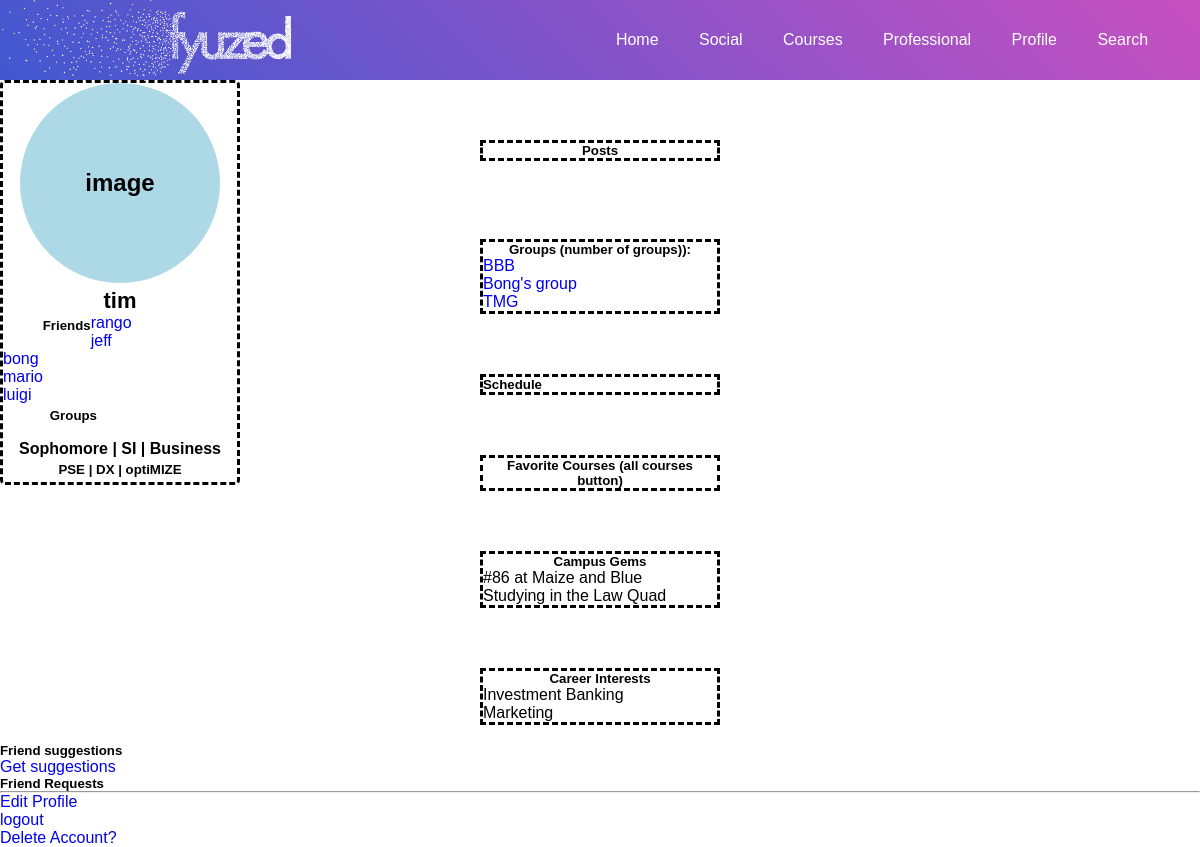
The app's page /users/profile/tim/ (signed in), older data.
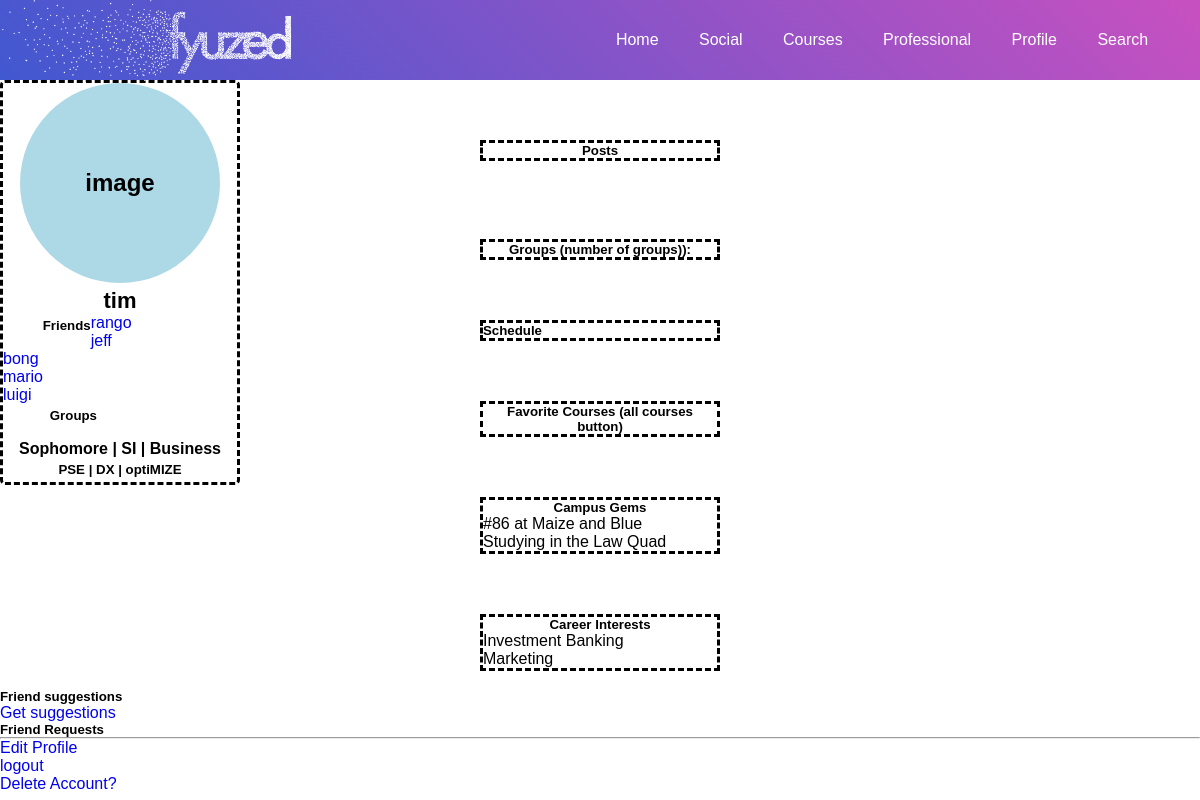
The same page, newer data.
### users/models.py (models this page shows, shortened)
class CustomUser(AbstractUser):
    slug = models.SlugField(unique=True, default="user_account_outdated")
    friend_list = models.ManyToManyField('CustomUser', related_name="friends")
    friend_requests = models.ManyToManyField('CustomUser', related_name="friendrequests")
    def __str__(self):
        return self.username

### group/models.py (models this page shows, shortened)
class Group(models.Model):
    name = models.CharField(max_length=50, unique=True)
    description = models.CharField(max_length=200)
    created_at = models.DateTimeField(auto_now=True)
    created_by = models.ForeignKey(CustomUser, on_delete=models.CASCADE, related_name='group_creator', null=True)
    slug = models.SlugField(unique=True, default="group_outdated")
    members = models.ManyToManyField(
        CustomUser,
        through="Membership",
        through_fields=('group', 'person')
        )

### users/views.py (the view)
# urls.py: path('profile/<slug:the_slug>/', ProfileView.as_view(), name='profile'),
class ProfileView(LoginRequiredMixin, DetailView):
    model = CustomUser
    template_name = 'users/profile.html'
    slug_url_kwarg = 'the_slug'
    slug_field = 'slug'
    def get_context_data(self, **kwargs):
        context = super().get_context_data(**kwargs)
        return context

### templates/users/profile.html (shortened to what this page needs)
{% extends 'base.html' %}
{% load static %}
    {% block extrahead %}
    <link rel="stylesheet" type = "text/css" href="{% static 'css/profile.css' %}">
    {% endblock %}
{% block content %}
<body>
    <div class="block">
        <h2 class="image">image</h2>
        <h4 class="username"> {{ object.username }}</h4>
        <h5 class="friends">Friends</h5>
        {% for friend in object.friends.all %}
            <li><a href="{% url 'profile' friend.slug %}">{{ friend }}</a></li>
        {% endfor %}
        <h5 class="groups">Groups</h5>
        <br>
        <br>
        <h4 class="academics">Sophomore | SI | Business</h4>
        <h5 class="campus">PSE | DX |  optiMIZE </h5>
    </div>
    <div class="post-container">
        <h5 class="announce">
            <p>Posts</p>
        </h5>
    </div>
    <br>
    <div class="group-container">
        <h5 class="Groups">
            Groups (number of groups)):</h5>
        <ul>
            {% for group in object.group_set.all %}
            <li><a href="{% url 'viewgroup' group.slug %}">{{ group.name }}</a></li>
            {% endfor %}
        </ul>
    </div>
    <div class="schedule-container">
        <h5 class="Schedule">
            Schedule
        </h5>
    </div>
    <div class="course-container">
        <h5 class="Course">
            Favorite Courses (all courses button)
        </h5>
    </div>
    <div class="campus-container">
        <h5 class="Campus">
            Campus Gems
        </h5>
        <p>#86 at Maize and Blue</p>
        <p>Studying in the Law Quad</p>
    </div>
    <div class="career-container">
        <h5 class="Career">
            Career Interests
        </h5>
        <p>Investment Banking</p>
        <p>Marketing</p>
    </div>
    <br>
    <div>
        {% if object == user %}
            <h5>Friend suggestions</h5>
            <a href="{% url 'friendsuggestions' %}">Get suggestions</a>
        <h5>Friend Requests</h5>
        {% endif %}
    </div>
    <hr>
    <div>
        {% if object == user %}
        <p><a href="{% url 'edituser' user.slug %}">Edit Profile</a></p>
        <p><a href="{% url 'logout' %}">logout</a></p>
        <p><a href="{% url 'deleteaccount' user.slug %}">Delete Account?</a></p>
        {% endif %}
    </body>
{% endblock %}

Row changes from the older to the newer data that the page shows:
no longer on this page (row edited): Group: name "BBB"
no longer on this page (row edited): Group: name "Bong's group"
no longer on this page (row edited): Group: name "TMG"
